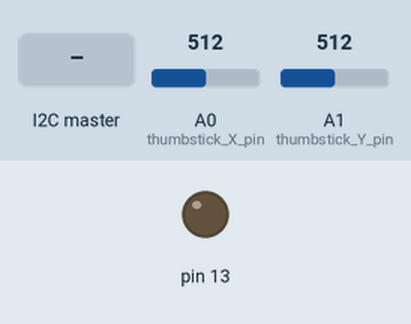
Recording of a sketch running on a simulated Arduino Uno, built with avr-gcc and run on an emulated ATmega328P. Parts: output pins drawn as LEDs (lit = HIGH). Inputs (shaded band) come from the test bench; at power-on: A0 (thumbstick_X_pin) = 512, A1 (thumbstick_Y_pin) = 512. What the sketch prints to the serial monitor is not drawn.

Above: at 1.2 s.
1.3 s: the I2C master sends the byte 1
At 2.4 s:
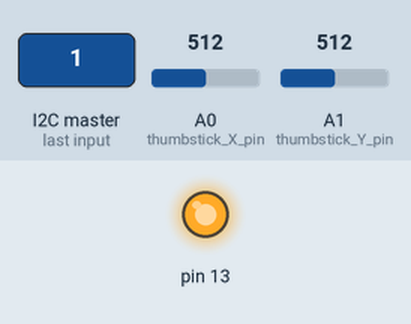
2.8 s: A0 (thumbstick_X_pin) set to 109
5.8 s: A0 (thumbstick_X_pin) set to 92
7.3 s: A1 (thumbstick_Y_pin) set to 111
8.8 s: A1 (thumbstick_Y_pin) set to 90
Timing chart, 0 to 11.8 s (numbered marks = the images above; inputs shaded):
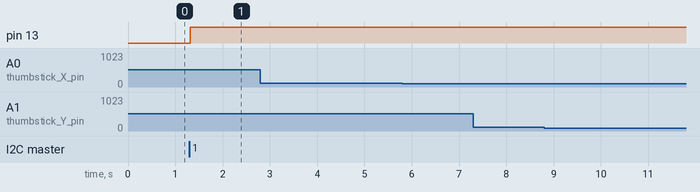

The sketch:

I2C_Slave_test.ino
```cpp
#include <Wire.h>

#define SLAVE_ADDRESS 0x04
int number = 0;
int state = 0;

int x_rotation = 0;
int y_rotation = 0;
int thumbstick_X_pin = 0;
int thumbstick_Y_pin = 1;

int data_index = 0;

void setup() {
    pinMode(13, OUTPUT);
    Serial.begin(9600);         // start serial for output
    // initialize i2c as slave
    Wire.begin(SLAVE_ADDRESS);

    // define callbacks for i2c communication
    Wire.onReceive(receiveData);
    Wire.onRequest(sendData);

    pinMode(thumbstick_X_pin, INPUT);
    pinMode(thumbstick_Y_pin, INPUT);

    Serial.println("Ready!");
}

void loop() {
    x_rotation = analogRead(thumbstick_X_pin);
    y_rotation = analogRead(thumbstick_Y_pin);
    Serial.print("X: ");
    Serial.print(x_rotation);
    Serial.print(", Y: ");
    Serial.print(y_rotation);
    Serial.print("\n");
    //delay(100);
}

// callback for received data
void receiveData(int byteCount){

    while(Wire.available()) {
        number = Wire.read();
        Serial.print("data received: ");
        Serial.println(number);

        if (number == 1){

            if (state == 0){
                digitalWrite(13, HIGH); // set the LED on
                state = 1;
            }
            else{
                digitalWrite(13, LOW); // set the LED off
                state = 0;
            }
         }
     }
}

// callback for sending data
void sendData(){
    switch (data_index){
      case 0: Wire.write(x_rotation & 0x00FF); break;
      case 1: Wire.write(x_rotation >> 8);   break;
      case 2: Wire.write(y_rotation & 0x00FF); break;
      case 3: Wire.write(y_rotation >> 8);   break;
      default: break;
    }
    data_index++;
    if (data_index == 4) {
      data_index = 0;
    }
}
```

Measured:
- after the input at 1.3 s, pin 13: LOW → HIGH at once
- after the input at 2.8 s, every drawn part: stays the same
- after the input at 5.8 s, every drawn part: stays the same
- after the input at 7.3 s, every drawn part: stays the same
- after the input at 8.8 s, every drawn part: stays the same
